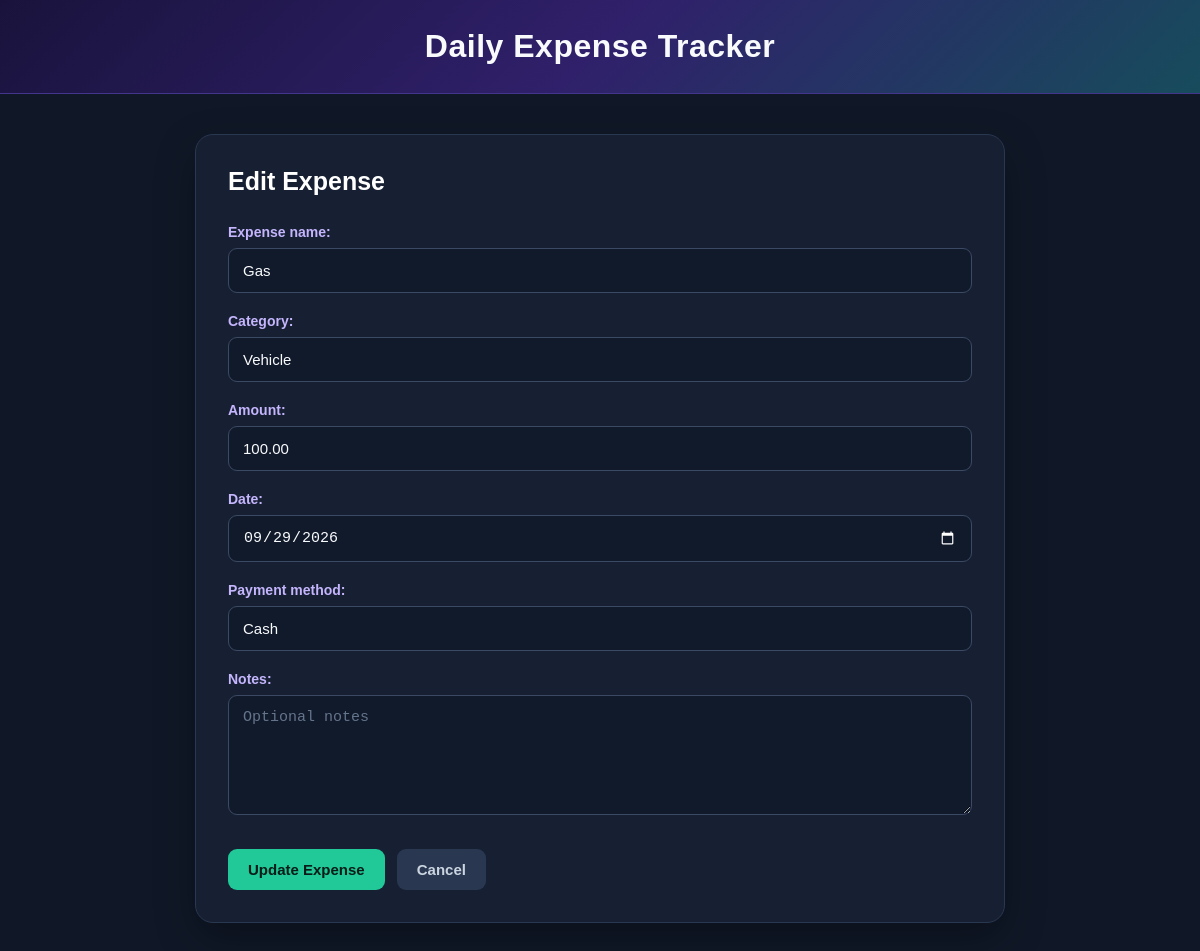
The app's page /expenses/edit/4/ with its own data.
### MyApp/models.py (models this page shows, shortened)
class Expense(models.Model):
    expense_id = models.AutoField(primary_key=True)
    expense_name = models.CharField(max_length=100)
    category = models.CharField(max_length=50)
    amount = models.DecimalField(max_digits=10, decimal_places=2)
    date = models.DateField()
    payment_method = models.CharField(max_length=50)
    notes = models.TextField(blank=True)

### MyApp/views.py (the view)
def edit_expense(request, expense_id):
    expense = get_object_or_404(
        Expense,
        expense_id=expense_id
    )
    if request.method == 'POST':
        form = ExpenseForm(
            request.POST,
            instance=expense
        )
        if form.is_valid():
            form.save()
            return redirect('expense_list')
    else:
        form = ExpenseForm(instance=expense)
    return render(request, 'MyApp/expense_form.html', {
        'form': form,
        'page_title': 'Edit Expense',
        'button_text': 'Update Expense',
    })

### MyApp/forms.py
class ExpenseForm(forms.ModelForm):
    class Meta:
        model = Expense
        fields = ['expense_name', 'category', 'amount', 'date', 'payment_method', 'notes',]
        widgets = {
            'expense_name': forms.TextInput(attrs={'class': 'form-control', 'placeholder': 'Example: Lunch'}),
            'category': forms.TextInput(attrs={'class': 'form-control', 'placeholder': 'Example: Food, Transportation, School'}),
            'amount': forms.NumberInput(attrs={'class': 'form-control', 'placeholder': 'Enter amount', 'step': '0.01','min': '0'}),
            'date': forms.DateInput(attrs={'class': 'form-control', 'type': 'date'}),
            'payment_method': forms.TextInput(attrs={'class': 'form-control', 'placeholder': 'Example: Cash, GCash, Bank'}),
            'notes': forms.Textarea(attrs={'class': 'form-control', 'placeholder': 'Optional notes','rows': 4}),
        }

### MyApp/templates/MyApp/expense_form.html (shortened to what this page needs)
<!DOCTYPE html>
<html lang="en">
<head>
</head>
<body>
    <div class="header">
        <div class="header-content">
            <h1>
                Daily Expense Tracker
            </h1>
        </div>
    </div>
    <div class="container">
        <div class="card">
            <h2>
                {{ page_title }}
            </h2>
            <form method="POST">
                {% for field in form %}
                    <div class="field">
                        {{ field.label_tag }}
                        {{ field }}
                    </div>
                {% endfor %}
                <div class="buttons">
                    <button type="submit">
                        {{ button_text }}
                    </button>
                    <a
                        href="{% url 'expense_list' %}"
                        class="back"
                    >
                        Cancel
                    </a>
                </div>
            </form>
        </div>
    </div>
</body>
</html>

### MyApp/templates/MyApp/expense_form.html (style rules this page uses)
* { box-sizing: border-box; }
body { margin: 0; font-family: Arial, Helvetica, sans-serif; background: #101827; color: #f8fafc; }
.header { background: linear-gradient( 135deg, #19133c, #30206b, #174c5c ); padding: 28px 20px; border-bottom: 1px solid #44358c; }
.header-content { max-width: 850px; margin: auto; }
.header h1 { margin: 0; text-align: center; font-size: 32px; letter-spacing: 0.5px; }
.container { max-width: 850px; margin: 40px auto; padding: 0 20px; }
.card { background: #172033; padding: 32px; border-radius: 18px; border: 1px solid #293750; box-shadow: 0 15px 40px rgba(0, 0, 0, 0.30); }
.card h2 { margin-top: 0; margin-bottom: 28px; color: #ffffff; font-size: 25px; }
.field { margin-bottom: 20px; }
label { display: block; margin-bottom: 8px; color: #c4b5fd; font-weight: bold; font-size: 14px; }
input, textarea, select { width: 100%; padding: 13px 14px; border: 1px solid #3b4964; border-radius: 9px; background: #111a2b; color: #f8fafc; font-size: 15px; outline: none; transition: 0.2s; }
input::placeholder, textarea::placeholder { color: #64748b; }
textarea { min-height: 120px; resize: vertical; }
input[type="date"] { color-scheme: dark; }
.buttons { margin-top: 30px; display: flex; gap: 12px; flex-wrap: wrap; }
button, .back { padding: 12px 20px; border-radius: 9px; border: none; text-decoration: none; font-weight: bold; cursor: pointer; font-size: 15px; transition: 0.2s; }
button { background: #20c997; color: #071c18; }
.back { background: #293750; color: #cbd5e1; }

### records on screen
Expense: form "Gas" "Vehicle" "100.00" "09/29/2026" "Cash"

### other values on screen
{{ page_title }} "Edit Expense"
{{ field.label_tag }} "Expense name:" "Category:" "Amount:" "Date:" "Payment method:" "Notes:"
{{ button_text }} "Update Expense"
